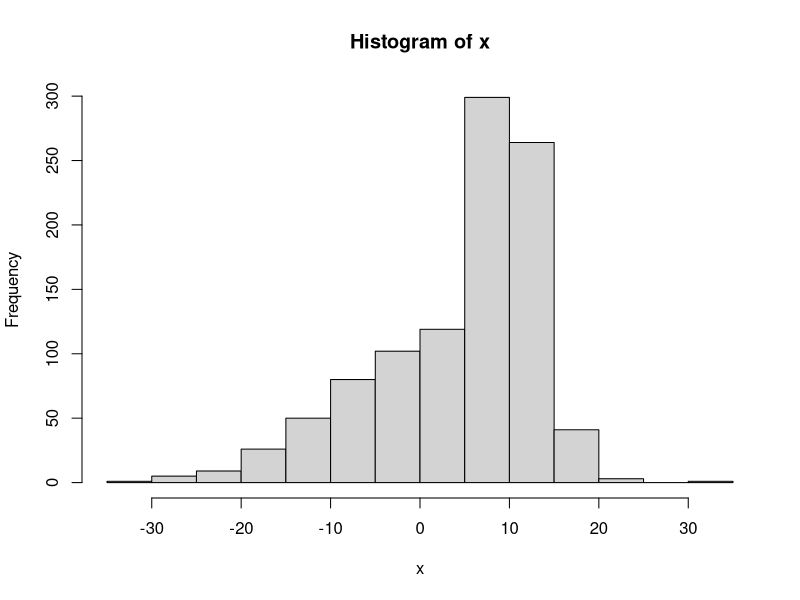
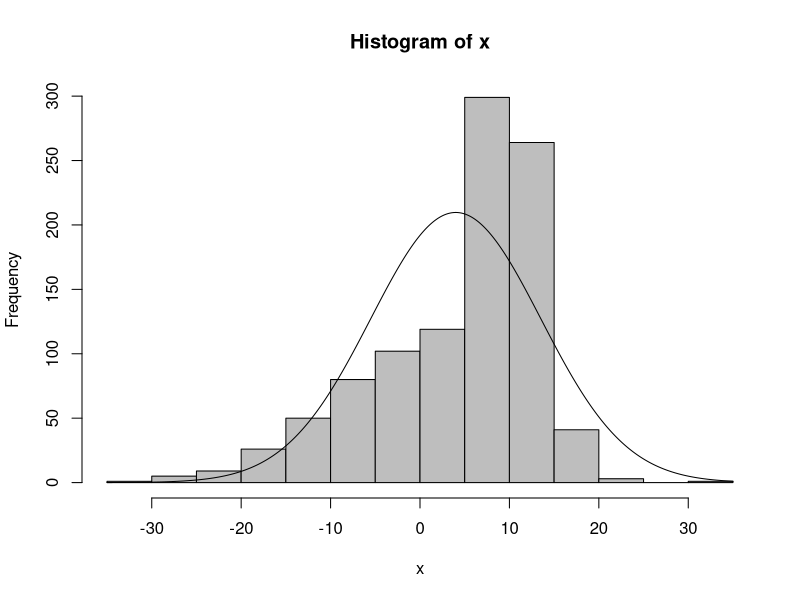
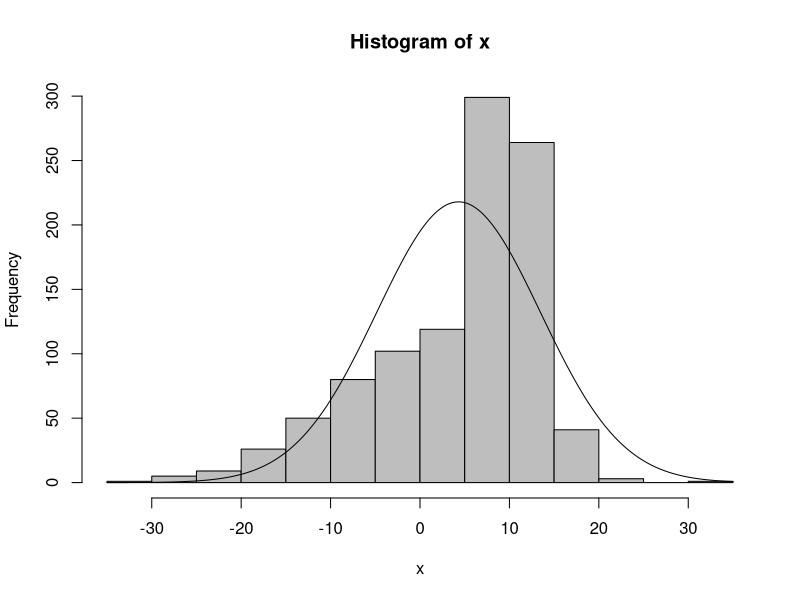
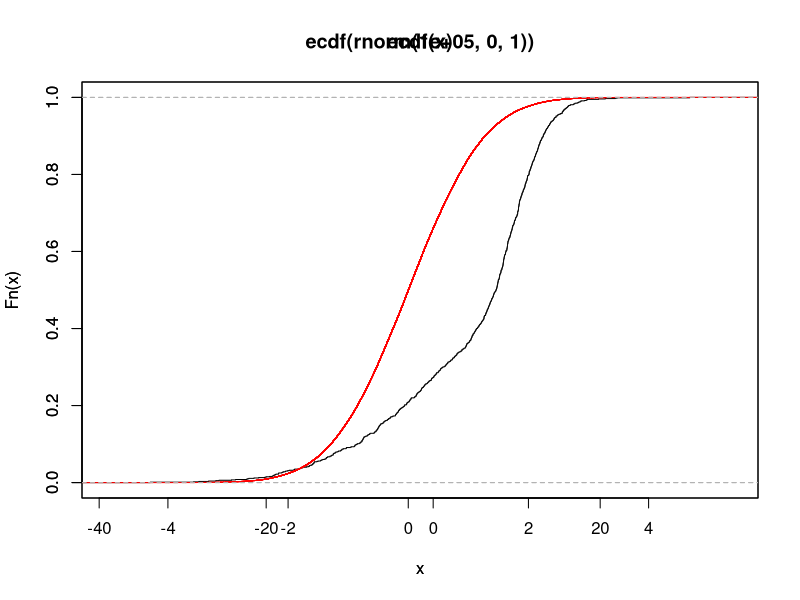

These charts were generated, in order, by the following R code:
## ---- chunk 1
mu_1 <- 10
mu_2 <- -2
sd_1 <- 3
sd_2 <- 10
n <- 1000
mean <- c(mu_1, mu_2)
sd <- c(sd_1, sd_2)

my.data <- rnorm(n, mean, sd)
summary(my.data)
## ---- chunk 2
x <- my.data

# histogram
hist(x)

# superimpose normal density
h <- hist(x, plot=FALSE)
plot(h, col="grey")
xlines <-seq(min(h$breaks),max(h$breaks),length.out=1000)
lines(x = xlines,y=dnorm(xlines, 4, sqrt(90.5)) *length(x)*diff(h$breaks)[1])


# superimpose emperical density
h <- hist(x, plot=FALSE)
plot(h, col="grey")
xlines <-seq(min(h$breaks),max(h$breaks),length.out=1000)
lines(x = xlines, y=dnorm(xlines, mean(x), sd(x)) * length(x)*diff(h$breaks)[1])
## ---- chunk 3
Fs_1 <- ecdf(x)
# plot ecdf
plot(Fs_1)


# superimpose cdf for standard normal
par(new=TRUE)
plot(ecdf(rnorm(10e4, 0, 1)), col="red")

# calculate maximal difference
sample <- x
x <- seq(min(sample),max(sample), by = .01)
max(abs(Fs_1(x)-pnorm(x,mean = mean(sample), sd = sd(sample))))

## ---- chunk 4
# your code here
k_central_moment <- function(num){
  return (sum((my.data - mean(my.data))^(num))/n)
}
# skewness
third_central_moment = k_central_moment(3)
sec_central_moment = k_central_moment(2)
skewness = third_central_moment/sec_central_moment^(3/2)
skewness
# kurtosis
four_central_moment = k_central_moment(4)
kurtosis = four_central_moment/sec_central_moment^2
kurtosis
## ---- chunk 5
quantile(my.data, probs = seq(0.1,0.9,0.1))
my.data_sorted = sort(my.data)
print("naive approach:")
my.data_sorted[seq(100, 900, 100)]
res <- list()
print("how it is done in r:")
res <- c()
for(i in seq(100, 900, 100)) {
  res<-c(res,((my.data_sorted[i])*(i/1000)+((my.data_sorted[i+1])*((1000-i)/1000))))
}
res

## ---- chunk 6
# your code here
# theoretical expected value and variance

# sample mean and sample variance

## ---- chunk 7
m <- mean(my.data); 
print(m)
s <- sd(my.data)
print("For 1 sigma:")
mean(abs(my.data-m)< s) # should be 0.66
print("For 2 sigma:")
mean(abs(my.data-m)< 2*s) # should be 0.95
print("For 3 sigma:")
mean(abs(my.data-m)< 3*s) # should be 0.997
